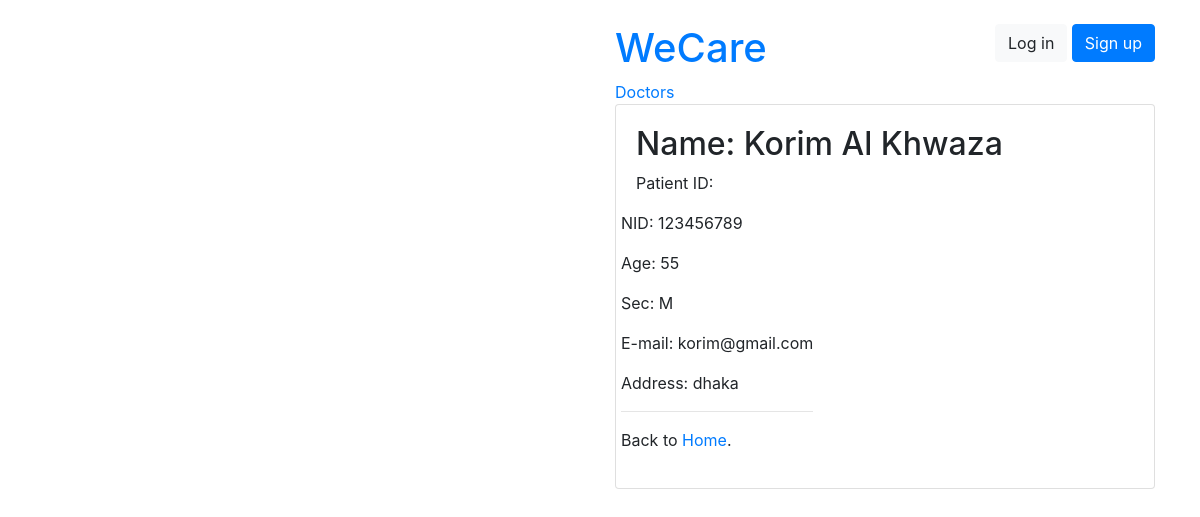
The app's page /users/patient/5/ with its own data.
### users/models.py (models this page shows, shortened)
class Patient(models.Model):
    user = models.OneToOneField(User, on_delete=models.CASCADE, primary_key=True)
    address = models.CharField(max_length=255, blank=False, null=False)

class User(AbstractUser):
    is_doctor = models.BooleanField(default=False)
    is_patient = models.BooleanField(default=False)
    NID = models.CharField(max_length=50, blank=False, null=False)
    email = models.CharField(max_length=100)
    age = models.PositiveIntegerField(null=True, blank=True)
    GENDER_CHOICES = (
        ('M', 'Male'),
        ('F', 'Female'),
    )
    gender = models.CharField(max_length=1, choices=GENDER_CHOICES)

### users/views.py (the view)
# urls.py: path('patient/<pk>/', PatientDetailView.as_view(), name='patient_detail'),
class PatientDetailView(DetailView):
    model = Patient
    template_name = 'users/patient_detail.html'

### templates/users/patient_detail.html (shortened to what this page needs)
{% extends 'base.html' %}
{% block content %}
<div class='row'>
  <div class='col-12'>
    <h2>Name: {{object.user.first_name}} {{object.user.last_name}}</h2>
    <p>Patient ID: {{object.patient.pk}}
    </p>
    </div>
  <div class='row'>
    <div class='col-12'>
      <p>NID: {{object.user.NID}}</p>
      <p>Age: {{object.user.age}}</p>
      <p>Sec: {{object.user.gender}}</p>
      <p>E-mail: {{object.user.email}}</p>
      <p>Address: {{object.address}}</p>
      <hr/>
      <p> Back to <a href="{% url 'home' %}">Home</a>.</p>
    </div>
  </div>
{% endblock content %}

### templates/base.html (style rules this page uses)
body { background-image: url("http://18.188.51.176/wp-content/uploads/2019/01/15102113_isolated-1188036_1920.png"); height: 300%; background-position: left top ; background-repeat: no-repeat; background-size: cover; }

### records on screen
Patient: user.first_name "Korim", user.last_name "Al Khwaza", user.NID "123456789", user.age "55", user.gender "M", user.email "korim@gmail.com", address "dhaka"
